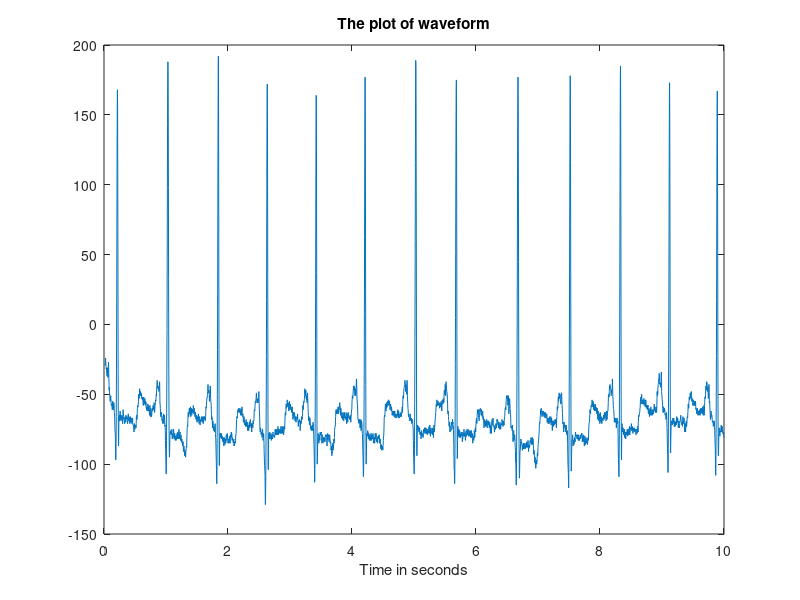

This chart was generated by the following MATLAB code: (Note: this script raises an error after producing the figure.)
%% Berken Utku Demirel - 2166221
clearvars
close all
clc
%% Q1)
% Load the dataset
data = load('SingleLeadMeasurement.mat').SingleLeadMeasurement;
fs = 360;
t = 1/fs:1/fs:10;
% Plot the waveform
figure,
plot(t,data)
title('The plot of waveform')
xlabel('Time in seconds')
% Find the index of the peaks 
[~,peaks,delay] = pan_tompkin(data,fs,0);
peaks_index = find_peaks(data,peaks,fs);
% Find the beats per minute
[RR_interval,bpm] = calculate_RR_intervals(peaks_index,fs);

% Check the correct peak
figure,
plot(t,data)
hold on
plot(t(peaks),data(peaks),'*r')
title('ECG waveform with R-peaks')
xlabel('Time in seconds')
% Plot the beats per minute vs time
time = linspace(0,10,12);
figure,
plot(time,bpm)
title('Beats per minute')
xlabel('Time in seconds')
ylabel('Beats per minute (bpm)')
%% Q2)
data2 = load('2LeadMeasurements.mat');
fs = 257;
data2_lead1 = data2.Lead_I;
data2_lead2 = data2.Lead_II;
% Plot the Lead I signal in the specified interval
interval_begin = 23 * 60 * fs;
interval_end = interval_begin + fs * 5;

figure,
plot(data2_lead1(1,interval_begin:interval_end))
title('Plot of Lead1 for the specified interval')
% CTFT of the overall signal
T = 1/fs;
fft_signal = T * 0.25 * abs(fftshift(fft(data2_lead1)));
frequency_axis = linspace(-fs/2,fs/2,length(fft_signal));
plot(frequency_axis,fft_signal)
title('The CTFT of the overall signal')
xlabel('The frequency in Hertz')
ylabel('Magnitude')

%% Q3)
L = 5;
h_n = 1/L * ones(1,L);
filtered_signal = conv(h_n,data2_lead1);
filtered_signal = filtered_signal(:,1+L/2:end-L/2+1);

baseline = data2_lead1 - filtered_signal;

figure,
plot(data2_lead1(1,interval_begin:interval_end))
hold on 
plot(filtered_signal(:,interval_begin:interval_end))
hold on
plot(baseline(:,interval_begin:interval_end))
legend('Raw data','Filtered data','Baseline')
title('Filtered signal')
%% Q4)
wo = 50/(fs/2);  
bw = wo/5;
[b,a] = iirnotch(wo,bw);
%fvtool(notchfilt,'Color','white');
filtered_signal = filter(b,a,filtered_signal);

figure,
plot(filtered_signal(:,interval_begin:interval_end))
title('Filtered signal (Elimination of Powerline')

T = 1/fs;
fft_signal = T * 0.25 * abs(fftshift(fft(filtered_signal)));
frequency_axis = linspace(-fs/2,fs/2,length(fft_signal));
figure,
plot(frequency_axis,fft_signal)
title('Frequecy response of the signal')
%% Q5)
filtered_signal_2 = conv(h_n,data2_lead2);
filtered_signal_2 = filtered_signal_2(:,1+L/2:end-L/2+1);
filtered_signal_2 = filter(b,a,filtered_signal_2);

Lead_III = filtered_signal_2 - filtered_signal;

figure,
plot(Lead_III(:,interval_begin:interval_end))
title('Lead III')
%% Q6)



